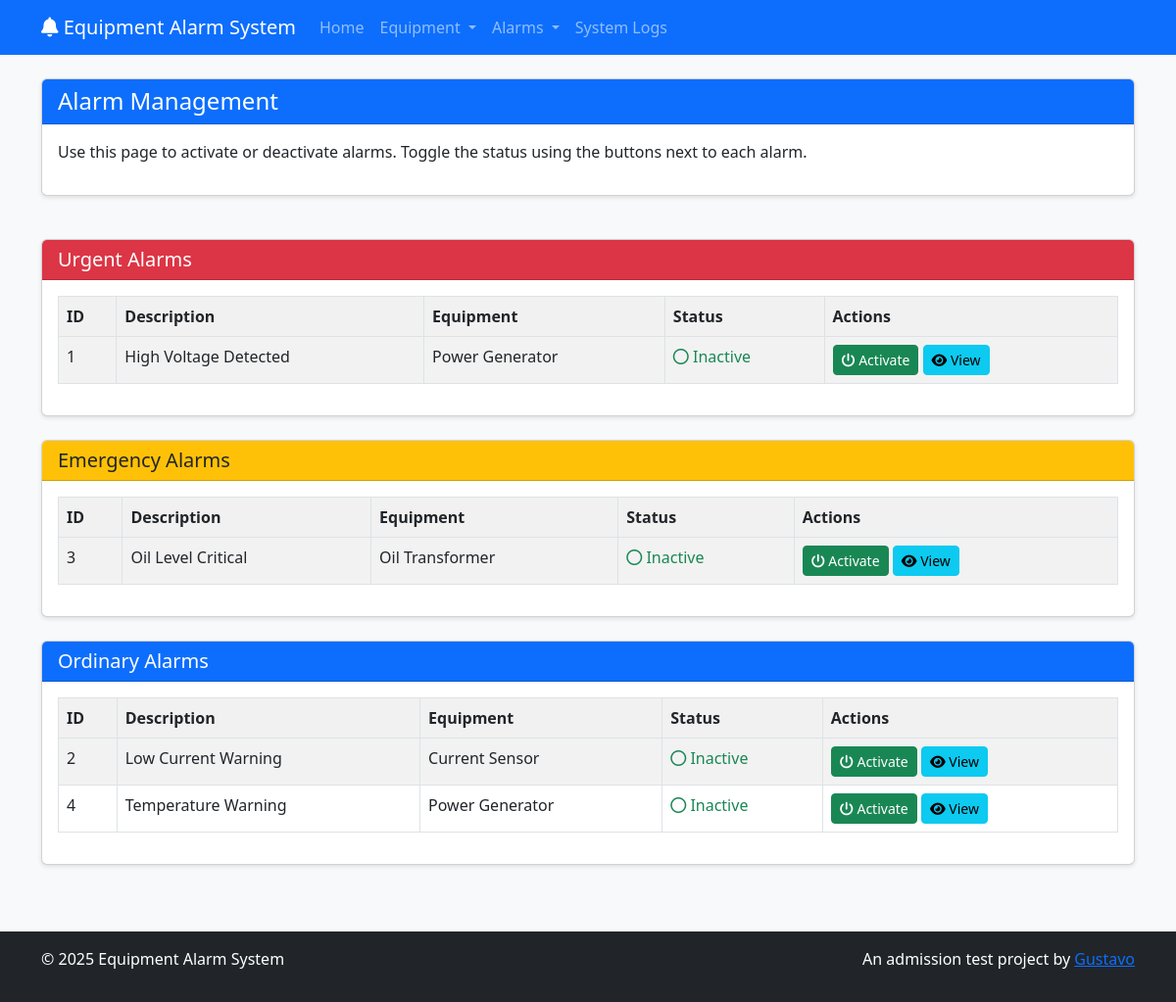
Screenshot of /alarms/manage.php with the database file from the repository.
### tables this page shows
CREATE TABLE IF NOT EXISTS alarms (
    id INT AUTO_INCREMENT PRIMARY KEY,
    description VARCHAR(255) NOT NULL,
    classification ENUM('Urgent', 'Emergency', 'Ordinary') NOT NULL,
    equipment_id INT NOT NULL,
    registration_date DATETIME DEFAULT CURRENT_TIMESTAMP,
    created_at DATETIME DEFAULT CURRENT_TIMESTAMP,
    updated_at DATETIME DEFAULT CURRENT_TIMESTAMP ON UPDATE CURRENT_TIMESTAMP,
    FOREIGN KEY (equipment_id) REFERENCES equipment(id) ON DELETE CASCADE
);

CREATE TABLE IF NOT EXISTS equipment (
    id INT AUTO_INCREMENT PRIMARY KEY,
    name VARCHAR(100) NOT NULL,
    serial_number VARCHAR(50) NOT NULL UNIQUE,
    type ENUM('Voltage', 'Current', 'Oil') NOT NULL,
    registration_date DATETIME DEFAULT CURRENT_TIMESTAMP,
    created_at DATETIME DEFAULT CURRENT_TIMESTAMP,
    updated_at DATETIME DEFAULT CURRENT_TIMESTAMP ON UPDATE CURRENT_TIMESTAMP
);

### includes/functions.php (called while the page is built, shortened)
<?php
require_once 'config.php';
function getAlarmStatus($alarm_id) {
    global $conn;
    $alarm_id = (int) $alarm_id;
    $sql = "SELECT status FROM activated_alarms
            WHERE alarm_id = ?
            ORDER BY entry_date DESC
            LIMIT 1";
    if($stmt = mysqli_prepare($conn, $sql)) {
        mysqli_stmt_bind_param($stmt, "i", $alarm_id);
        if(mysqli_stmt_execute($stmt)) {
            $result = mysqli_stmt_get_result($stmt);
            if(mysqli_num_rows($result) == 1) {
                $row = mysqli_fetch_assoc($result);
                return $row['status'];
            } else {
                return 'off';
            }
        }
    }
    return false;
}
?>

### alarms/manage.php (the view, shortened to what this page needs)
<?php
require_once '../includes/header.php';
$sql = "SELECT a.*, e.name as equipment_name
        FROM alarms a
        JOIN equipment e ON a.equipment_id = e.id
        ORDER BY a.classification ASC, a.description ASC";
$result = mysqli_query($conn, $sql);
$urgentAlarms = array();
$emergencyAlarms = array();
$ordinaryAlarms = array();
if ($result) {
    while ($row = mysqli_fetch_assoc($result)) {
        $row['status'] = getAlarmStatus($row['id']);
        switch ($row['classification']) {
            case 'Urgent':
                $urgentAlarms[] = $row;
                break;
            case 'Emergency':
                $emergencyAlarms[] = $row;
                break;
            case 'Ordinary':
                $ordinaryAlarms[] = $row;
                break;
        }
    }
}
?>
<div class="row mb-4">
    <div class="col-12">
        <div class="card">
            <div class="card-header bg-primary text-white">
                <h2 class="h4 mb-0">Alarm Management</h2>
            </div>
            <div class="card-body">
                <p>Use this page to activate or deactivate alarms. Toggle the status using the buttons next to each alarm.</p>
            </div>
        </div>
    </div>
</div>
<div class="card mb-4">
    <div class="card-header bg-danger text-white">
        <h3 class="h5 mb-0">Urgent Alarms</h3>
    </div>
    <div class="card-body">
        <?php if (empty($urgentAlarms)): ?>
            <p class="text-muted">No urgent alarms found.</p>
        <?php else: ?>
            <div class="table-responsive">
                <table class="table table-striped table-bordered">
                    <thead>
                        <tr>
                            <th>ID</th>
                            <th>Description</th>
                            <th>Equipment</th>
                            <th>Status</th>
                            <th>Actions</th>
                        </tr>
                    </thead>
                    <tbody>
                        <?php foreach ($urgentAlarms as $alarm):
                            $statusFormatted = '';
                            if ($alarm['status'] == 'on') {
                                $statusFormatted = '<span class="status-on"><i class="fas fa-circle"></i> Active</span>';
                            } else {
                                $statusFormatted = '<span class="status-off"><i class="far fa-circle"></i> Inactive</span>';
                            }
                        ?>
                        <tr>
                            <td><?php echo $alarm['id']; ?></td>
                            <td><?php echo htmlspecialchars($alarm['description']); ?></td>
                            <td><?php echo htmlspecialchars($alarm['equipment_name']); ?></td>
                            <td><?php echo $statusFormatted; ?></td>
                            <td>
                                <?php if ($alarm['status'] == 'off'): ?>
                                <a href="manage.php?action=activate&id=<?php echo $alarm['id']; ?>" class="btn btn-sm btn-success btn-toggle-status" data-action="activate" data-id="<?php echo $alarm['id']; ?>" data-desc="<?php echo htmlspecialchars($alarm['description']); ?>">
                                    <i class="fas fa-power-off"></i> Activate
                                </a>
                                <?php endif; ?>
                                <a href="view.php?id=<?php echo $alarm['id']; ?>" class="btn btn-sm btn-info">
                                    <i class="fas fa-eye"></i> View
                                </a>
                            </td>
                        </tr>
                        <?php endforeach; ?>
                    </tbody>
                </table>
            </div>
        <?php endif; ?>
    </div>
</div>
<div class="card mb-4">
    <div class="card-header bg-warning text-dark">
        <h3 class="h5 mb-0">Emergency Alarms</h3>
    </div>
    <div class="card-body">
        <?php if (empty($emergencyAlarms)): ?>
            <p class="text-muted">No emergency alarms found.</p>
        <?php else: ?>
            <div class="table-responsive">
                <table class="table table-striped table-bordered">
                    <thead>
                        <tr>
                            <th>ID</th>
                            <th>Description</th>
                            <th>Equipment</th>
                            <th>Status</th>
                            <th>Actions</th>
                        </tr>
                    </thead>
                    <tbody>
                        <?php foreach ($emergencyAlarms as $alarm):
                            $statusFormatted = '';
                            if ($alarm['status'] == 'on') {
                                $statusFormatted = '<span class="status-on"><i class="fas fa-circle"></i> Active</span>';
                            } else {
                                $statusFormatted = '<span class="status-off"><i class="far fa-circle"></i> Inactive</span>';
                            }
                        ?>
                        <tr>
                            <td><?php echo $alarm['id']; ?></td>
                            <td><?php echo htmlspecialchars($alarm['description']); ?></td>
                            <td><?php echo htmlspecialchars($alarm['equipment_name']); ?></td>
                            <td><?php echo $statusFormatted; ?></td>
                            <td>
                                <?php if ($alarm['status'] == 'off'): ?>
                                <a href="manage.php?action=activate&id=<?php echo $alarm['id']; ?>" class="btn btn-sm btn-success btn-toggle-status" data-action="activate" data-id="<?php echo $alarm['id']; ?>" data-desc="<?php echo htmlspecialchars($alarm['description']); ?>">
                                    <i class="fas fa-power-off"></i> Activate
                                </a>
                                <?php endif; ?>
                                <a href="view.php?id=<?php echo $alarm['id']; ?>" class="btn btn-sm btn-info">
                                    <i class="fas fa-eye"></i> View
                                </a>
                            </td>
                        </tr>
                        <?php endforeach; ?>
                    </tbody>
                </table>
            </div>
        <?php endif; ?>
    </div>
</div>
<div class="card">
    <div class="card-header bg-primary text-white">
        <h3 class="h5 mb-0">Ordinary Alarms</h3>
    </div>
    <div class="card-body">
        <?php if (empty($ordinaryAlarms)): ?>
            <p class="text-muted">No ordinary alarms found.</p>
        <?php else: ?>
            <div class="table-responsive">
                <table class="table table-striped table-bordered">
                    <thead>
                        <tr>
                            <th>ID</th>
                            <th>Description</th>
                            <th>Equipment</th>
                            <th>Status</th>
                            <th>Actions</th>
                        </tr>
                    </thead>
                    <tbody>
                        <?php foreach ($ordinaryAlarms as $alarm):
                            $statusFormatted = '';
                            if ($alarm['status'] == 'on') {
                                $statusFormatted = '<span class="status-on"><i class="fas fa-circle"></i> Active</span>';
                            } else {
                                $statusFormatted = '<span class="status-off"><i class="far fa-circle"></i> Inactive</span>';
                            }
                        ?>
                        <tr>
                            <td><?php echo $alarm['id']; ?></td>
                            <td><?php echo htmlspecialchars($alarm['description']); ?></td>
                            <td><?php echo htmlspecialchars($alarm['equipment_name']); ?></td>
                            <td><?php echo $statusFormatted; ?></td>
                            <td>
                                <?php if ($alarm['status'] == 'off'): ?>
                                <a href="manage.php?action=activate&id=<?php echo $alarm['id']; ?>" class="btn btn-sm btn-success btn-toggle-status" data-action="activate" data-id="<?php echo $alarm['id']; ?>" data-desc="<?php echo htmlspecialchars($alarm['description']); ?>">
                                    <i class="fas fa-power-off"></i> Activate
                                </a>
                                <?php endif; ?>
                                <a href="view.php?id=<?php echo $alarm['id']; ?>" class="btn btn-sm btn-info">
                                    <i class="fas fa-eye"></i> View
                                </a>
                            </td>
                        </tr>
                        <?php endforeach; ?>
                    </tbody>
                </table>
            </div>
        <?php endif; ?>
    </div>
</div>
<?php
require_once '../includes/footer.php';
?>

### assets/css/style.css (style rules this page uses)
html { height: 100%; }
body { background-color: #f8f9fa; min-height: 100%; display: flex; flex-direction: column; }
.card { margin-bottom: 20px; box-shadow: 0 2px 4px rgba(0, 0, 0, 0.1); }
.card-header { font-weight: bold; }
.status-off { color: #198754; }
.table th { background-color: #f1f1f1; }
.table-responsive { overflow-x: auto; }

### rows the page displays
alarms: id "1", description "High Voltage Detected", equipment.name "Power Generator"
alarms: id "3", description "Oil Level Critical", equipment.name "Oil Transformer"
alarms: id "2", description "Low Current Warning", equipment.name "Current Sensor"
alarms: id "4", description "Temperature Warning", equipment.name "Power Generator"
